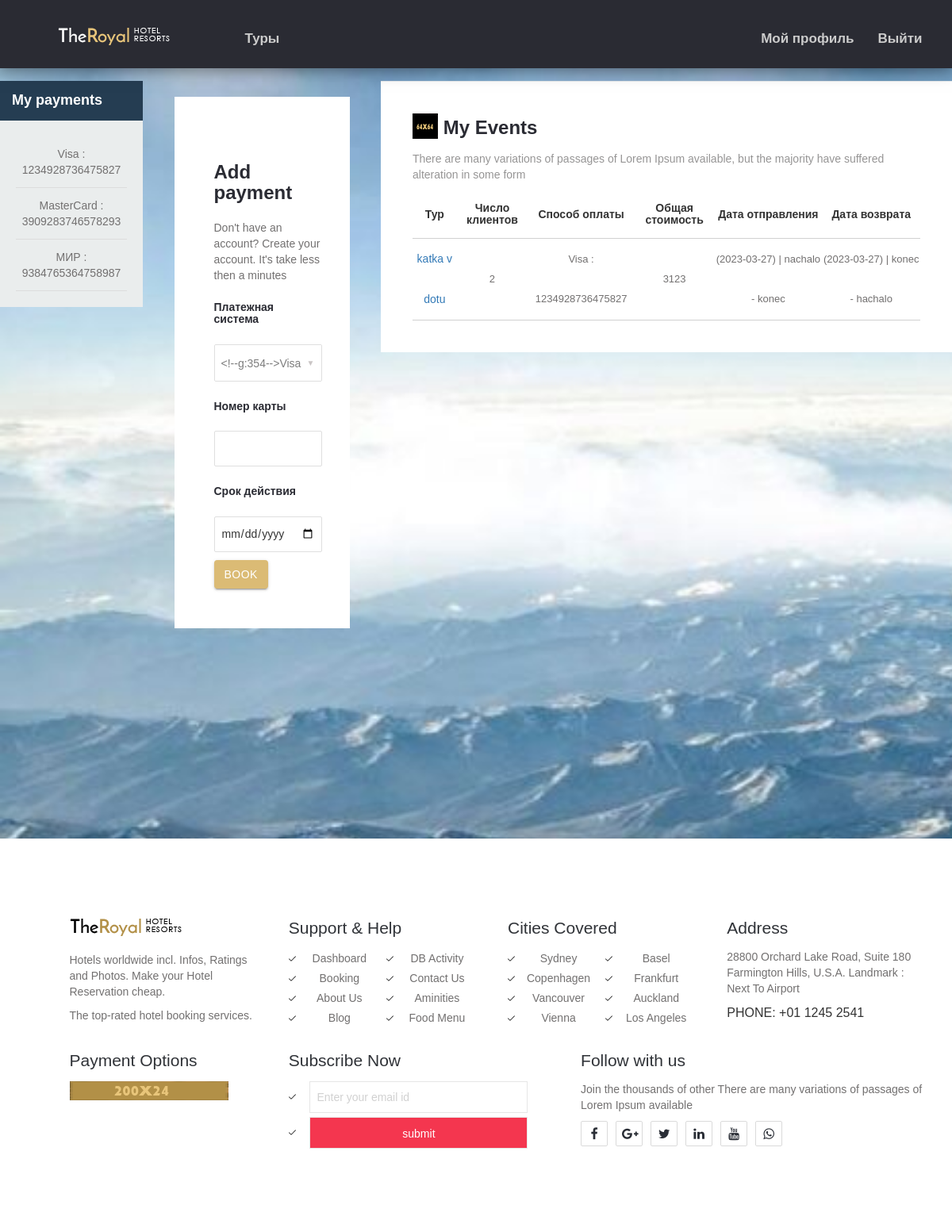
/profile/1 (signed in), run on the app's committed database.
### tours/models.py (models this page shows, shortened)
class Payment(models.Model):
    payment_system = models.CharField(max_length=30, verbose_name='Система оплаты', choices=payment_systems)
    card_number = models.CharField(validators=[car_number_valid], max_length=20, verbose_name='Номер карта')
    card_date = models.DateField(validators=[date_valid], verbose_name='Срок карты')
    client = models.ForeignKey(to=Clients, on_delete=models.CASCADE, verbose_name='Клиент')
    def __str__(self):
        return self.payment_system + " : " + self.card_number
    class Meta:
        ordering = ['client']
        verbose_name = 'Платежная информация'
        verbose_name_plural = 'Платежная информация'

class Tours(models.Model):
    name = models.CharField(max_length=255, verbose_name='Название')
    slug = models.SlugField(max_length=255, verbose_name='slug')
    description = models.TextField(verbose_name='Описание')
    city = models.CharField(max_length=255, verbose_name='Город/место')
    duration_days = models.IntegerField(verbose_name='длительность (дней)')
    max_adults = models.IntegerField(validators=[min_valid], verbose_name='максимум взрослых')
    max_kids = models.IntegerField(validators=[min_valid], verbose_name='масксимум детей')
    base_price = models.IntegerField(validators=[min_valid], verbose_name='Базовая стоимость')
    need_inter_pass = models.BooleanField(verbose_name='Нужен загранпаспорт')
    transit_in = models.OneToOneField(Transit, on_delete=models.PROTECT, related_name='transit_in_relate', verbose_name='Транспорт туда')
    transit_back = models.OneToOneField(Transit, on_delete=models.PROTECT, related_name='transit_back_relate', verbose_name='Транспорт обратно')
    main_image = models.ImageField(upload_to=tour_main_photo_location, verbose_name='Изображение', blank=True)
    hotel = models.ForeignKey(to=Hotels, on_delete=models.PROTECT, verbose_name='Отель')
    def get_absolute_url(self):
        return reverse('tour_details', kwargs={'tour_slug': self.slug})
    def __str__(self):
        return self.name
    class Meta:
        ordering = ['name']
        verbose_name = 'Тур'
        verbose_name_plural = 'Туры'

class Transit(models.Model):
    transit_id = models.CharField(max_length=255, verbose_name='Идентификатор транспорта')
    start_place = models.CharField(max_length=255, verbose_name='Начальная точка')
    end_place = models.CharField(max_length=255, verbose_name='Конечная точка')
    start_datetime = models.DateTimeField(verbose_name='Начальное время')
    end_datetime = models.DateTimeField(verbose_name='Конечное время')
    def __str__(self):
        return f"({self.start_datetime.date()}) | {self.start_place} - {self.end_place}"
    class Meta:
        verbose_name = 'Транспорт'
        verbose_name_plural = 'Транспорт'

### tours/views.py (the view, shortened to what this page needs)
# urls.py: path('profile/<int:user_id>', ProfileView.as_view(), name='profile')
class ProfileView(DataMixin, CreateView):
    form_class = PaymentForm
    template_name = 'tours/profile.html'
    success_url = reverse_lazy('index')
    def get_form_kwargs(self, *args, **kwargs):
        kwargs = super(ProfileView, self).get_form_kwargs()
        user = User.objects.get(pk=self.request.user.id)
        kwargs['client'] = Clients.objects.get(user=user)
        return kwargs
    def get_context_data(self, **kwargs):
        context = super(ProfileView, self).get_context_data(**kwargs)
        tours = Tours.objects.all()
        transit = Transit.objects.all()
        user = User.objects.get(pk=self.kwargs['user_id'])
        client = get_object_or_404(Clients, user=user)
        payments = Payment.objects.filter(client=client)
        bookings = Booking.objects.filter(client=client)
        context_bookings = []
        for book in bookings:
            tour = tours.get(id=book.tour.id)
            added = []
            added.append(tour)
            added.append(book.adults_count + book.kids_count)
            added.append(book.payment)
            added.append(book.total_price)
            added.append(transit.get(id=tour.transit_in.id))
            added.append(transit.get(id=tour.transit_back.id))
            context_bookings.append(added)
        dop_context = {
            'bookings': context_bookings,
            'payments': payments,
            'section_type': 'profile_sec'
        }
        c_def = self.get_user_context(**dop_context)
        context = dict(list(context.items()) + list(c_def.items()))
        return context

### tours/forms.py (shortened to what this page needs)
class PaymentForm(forms.ModelForm):
    payment_system = forms.ChoiceField(choices=payment_systems, label='Платежная система')
    card_number = forms.CharField(label='Номер карты', validators=[car_number_valid])
    card_date = forms.DateField(label='Срок действия', widget=DateInput, validators=[date_valid])
    client = forms.ModelChoiceField(queryset=Clients.objects.none(), widget=forms.HiddenInput(), required=False)
    def __init__(self, *args, **kwargs):
        self.client_inp = kwargs.pop('client', None)
        super(PaymentForm, self).__init__(*args, **kwargs)
    class Meta:
        model = Payment
        fields = ('payment_system', 'card_number', 'card_date', 'client')

### tours/utils.py (called while the page is built)
    def get_user_context(self, **kwargs):
        context = kwargs
        return context

### templates/tours/profile.html (shortened to what this page needs)
{% extends 'tours/base.html' %}
{% load static %}
{% block content %}
    <div class="dashboard">
        <div class="db-righ">
            <h4>My payments</h4>
            <ul>
                {% for payment in payments %}
                    <li>{{ payment }}</li>
                {% endfor %}
            </ul>
        </div>
        <div class="db-left">
            <div class="db-left-2">
               <div class="log-in-pop">
                    <div class="log-in-pop-right">
                        <h4>Add payment</h4>
                        <p>Don't have an account? Create your account. It's take less then a minutes</p>
                        <form class="s12" method="post">
                            {% for f in form.visible_fields %}
                                <div>
                                    <h5>{{ f.label }}</h5>
                                    <div class="input-field s12">
                                        {{ f }}
                                    </div>
                                </div>
                            {% endfor %}
                            <div>
                                <div class="input-field s4">
                                    <button type="submit" class="btn waves-effect waves-light">Book</button>
                                </div>
                            </div>
                        </form>
                    </div>
			    </div>
            </div>
        </div>
        <div class="db-cent">
            <div class="db-cent-3">
                <div class="db-cent-table db-com-table">
                    <div class="db-title">
                        <h3><img src="images/icon/dbc6.png" alt=""/> My Events</h3>
                        <p>There are many variations of passages of Lorem Ipsum available, but the majority have suffered alteration in some form</p>
                    </div>
                    <table class="bordered responsive-table">
                        <thead>
                            <tr>
                                <th>Тур</th>
                                <th>Число клиентов</th>
                                <th>Способ оплаты</th>
                                <th>Общая стоимость</th>
                                <th>Дата отправления</th>
                                <th>Дата возврата</th>
                            </tr>
                        </thead>
                        <tbody>
                            {% for book in bookings %}
                            <tr>
                                <td><a href="{{book.0.get_absolute_url}}">{{ book.0|truncatechars:20 }}</a></td>
                                <td>{{ book.1 }}</td>
                                <td>{{ book.2 }}</td>
                                <td>{{ book.3 }}</td>
                                <td>{{ book.4 }}</td>
                                <td>{{ book.5 }}</td>
                            </tr>
                            {% endfor %}
                        </tbody>
                    </table>
                </div>
            </div>
        </div>
    </div>
{% endblock %}

### templates/tours/profile.html (style rules this page uses)
.log-in-pop { position: relative; overflow: hidden; background: #fff; width: 85%; margin: 0 auto; }

### data on the page
Payment: payment_system+card_number "Visa : 1234928736475827"
Payment: payment_system+card_number "MasterCard : 3909283746578293"
Payment: payment_system+card_number "МИР : 9384765364758987"
Tours: name "katka v dotu", transit_back "2", card_number "Visa : 1234928736475827", book "3123", end_place "(2023-03-27) | nachalo - konec", end_place "(2023-03-27) | konec - hachalo"

### other printed values
{{ f.label }} "Платежная система" "Номер карты" "Срок действия"
